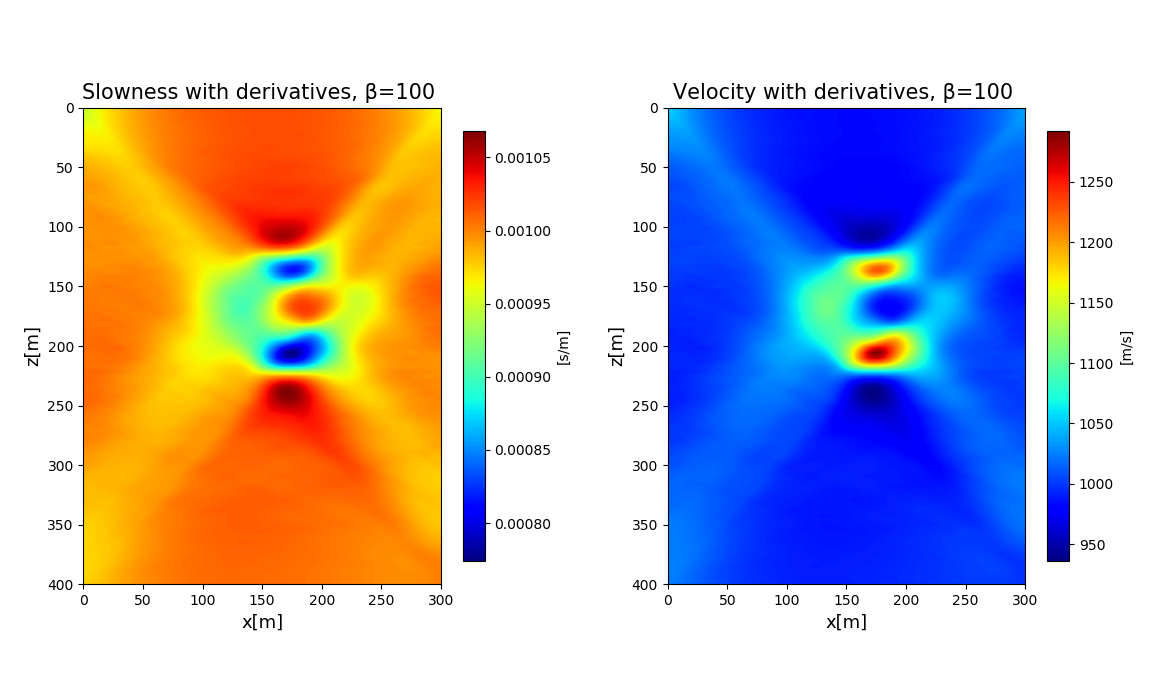

Generate this figure with Julia:

using DelimitedFiles, PyPlot, Statistics, LinearAlgebra

include("LinearTomography.jl")

tomo_data=readdlm("tomo_data.txt"); # data set
xs=tomo_data[:,1]; # x coordinates of sources
zs=tomo_data[:,2]; # z coordinates of sources
xr=tomo_data[:,3]; # x coordinates of receiver
zr=tomo_data[:,4]; # z coordinates of receiver
t=tomo_data[:,5]; # Travel times;


#Show how to compute sources adn receivers:

ns=50;
nr=50;
#Grid points:
grid=(100,100)
gz,gx= grid

#Vectors for sources and receivers!

sx=zeros(Float64,ns);
sz=LinRange(minimum(zs),maximum(zs),ns);

rx=300.0*ones(Float64,ns);
rz=LinRange(minimum(zr),maximum(zr),nr);

sources=[sx sz]; receivers=[rx rz];


D=DistanceMatrix(sources, receivers, grid)


#Velocity or Slowness initial model
s=1/1000; 

M0=s*ones(Float64,(grid[1],grid[2]));
m0=zeros(Float64,grid[1]*grid[2]);

#Vectorize the model
for ix=1:grid[2]
    for iz=1:grid[1]
        k=(ix-1)*size(M0,1) +iz
        m0[k]=M0[iz,ix]
    end
end




μ=10; # Define a new μ for problem 3.

u=Matrix(μ*I, gz*gx, gz*gx)

#Initial slowness model:
slo=reshape(m0,(gz,gx))
(Dx,Dz)=Derivatives(slo,1);  



βx=100#6.80;
βz=βx;

Dxm0=βx*(Dx*m0);
Dzm0=βz*(Dz*m0);
#Build aumented forward:

A=vcat(D,u,βx*Dx,βz*Dz); #Concatenation of forward models. Left side of the equation.
y=vcat(t,μ*m0,Dxm0,Dzm0) #right side of the equation

#Inversion using CG:
nt=250;
m=cgaq(A,y,nt)
m=reshape(m,(gz,gx));
m=reshape(m,(gz,gx));

v = 1 ./ m;


tp=A[1:length(t),:]*m[:]; #t predicted
σ=4e-4 #Noise variance;
misfit= (norm(t .- tp,2)).^2;
modelnorm = norm( m[:] .- m0 ,2).^2;
chi2=misfit/(σ^2);



clf()
figure(1, figsize=(10,20))
subplot(121);
title("Slowness with derivatives, β=100 ", fontsize=15)
imshow(m, extent=[0.0, 300.0, 400.0, 0.0], cmap="jet", interpolation="bilinear")
xlabel("x[m]", fontsize=13)
ylabel("z[m]", fontsize=13)
colorbar(shrink=0.65, orientation="vertical", label="[s/m]")
subplot(122);
title("Velocity with derivatives, β=100 ", fontsize=15)
imshow(v,extent=[0.0, 300.0, 400.0,0.0] ,cmap="jet", interpolation="bilinear")
xlabel("x[m]", fontsize=13)
ylabel("z[m]", fontsize=13)
colorbar(shrink=0.65, orientation="vertical", label="[m/s]")
tight_layout()


#Examples to fit mu to the level of noise variance.
